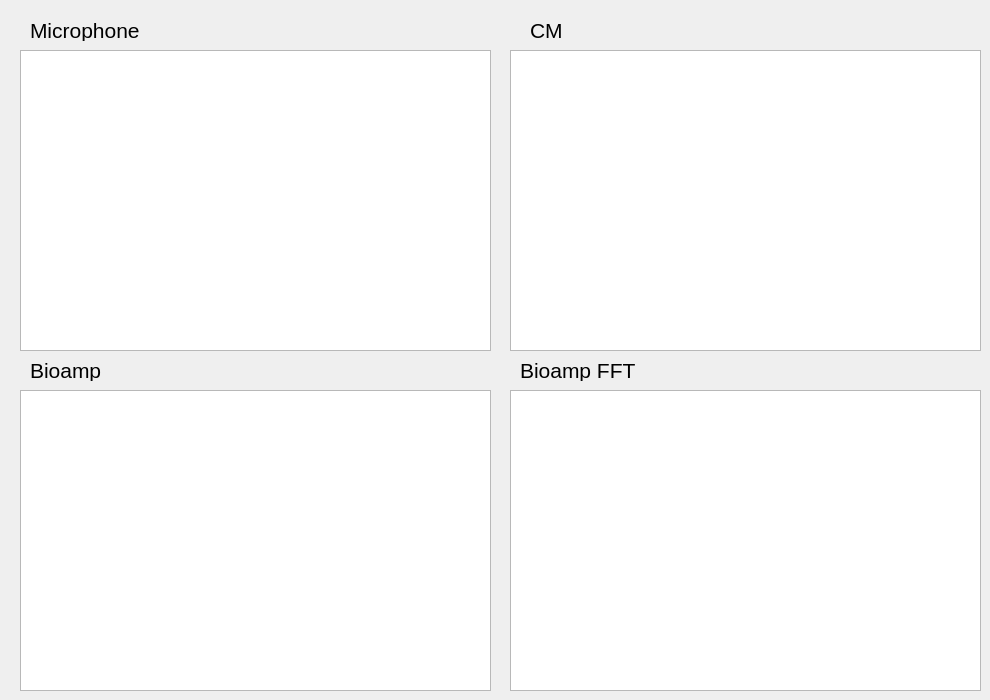
    <widget class="QWidget" name="tab_2">
     <attribute name="title">
      <string>CM</string>
     </attribute>
     <widget class="PlotWidget" name="CM_micPlot">
      <property name="geometry">
       <rect>
        <x>20</x>
        <y>50</y>
        <width>471</width>
        <height>301</height>
       </rect>
      </property>
      <property name="backgroundBrush">
       <brush brushstyle="NoBrush">
        <color alpha="255">
         <red>255</red>
         <green>255</green>
         <blue>255</blue>
        </color>
       </brush>
      </property>
     </widget>
     <widget class="QLabel" name="label_22">
      <property name="geometry">
       <rect>
        <x>30</x>
        <y>20</y>
        <width>141</width>
        <height>21</height>
       </rect>
      </property>
      <property name="font">
       <font>
        <pointsize>16</pointsize>
       </font>
      </property>
      <property name="text">
       <string>Microphone</string>
      </property>
     </widget>
     <widget class="PlotWidget" name="CM_responsePlot">
      <property name="geometry">
       <rect>
        <x>510</x>
        <y>50</y>
        <width>471</width>
        <height>301</height>
       </rect>
      </property>
      <property name="backgroundBrush">
       <brush brushstyle="NoBrush">
        <color alpha="255">
         <red>255</red>
         <green>255</green>
         <blue>255</blue>
        </color>
       </brush>
      </property>
     </widget>
     <widget class="QLabel" name="label_23">
      <property name="geometry">
       <rect>
        <x>530</x>
        <y>20</y>
        <width>141</width>
        <height>21</height>
       </rect>
      </property>
      <property name="font">
       <font>
        <pointsize>16</pointsize>
       </font>
      </property>
      <property name="text">
       <string>CM</string>
      </property>
     </widget>
     <widget class="PlotWidget" name="CM_bioampPlot">
      <property name="geometry">
       <rect>
        <x>20</x>
        <y>390</y>
        <width>471</width>
        <height>301</height>
       </rect>
      </property>
      <property name="backgroundBrush">
       <brush brushstyle="NoBrush">
        <color alpha="255">
         <red>255</red>
         <green>255</green>
         <blue>255</blue>
        </color>
       </brush>
      </property>
     </widget>
     <widget class="QLabel" name="label_24">
      <property name="geometry">
       <rect>
        <x>30</x>
        <y>360</y>
        <width>141</width>
        <height>21</height>
       </rect>
      </property>
      <property name="font">
       <font>
        <pointsize>16</pointsize>
       </font>
      </property>
      <property name="text">
       <string>Bioamp</string>
      </property>
     </widget>
     <widget class="PlotWidget" name="CM_bioampFFTPlot">
      <property name="geometry">
       <rect>
        <x>510</x>
        <y>390</y>
        <width>471</width>
        <height>301</height>
       </rect>
      </property>
      <property name="backgroundBrush">
       <brush brushstyle="NoBrush">
        <color alpha="255">
         <red>255</red>
         <green>255</green>
         <blue>255</blue>
        </color>
       </brush>
      </property>
     </widget>
     <widget class="QLabel" name="label_28">
      <property name="geometry">
       <rect>
        <x>520</x>
        <y>360</y>
        <width>141</width>
        <height>21</height>
       </rect>
      </property>
      <property name="font">
       <font>
        <pointsize>16</pointsize>
       </font>
      </property>
      <property name="text">
       <string>Bioamp FFT</string>
      </property>
     </widget>
    </widget>
